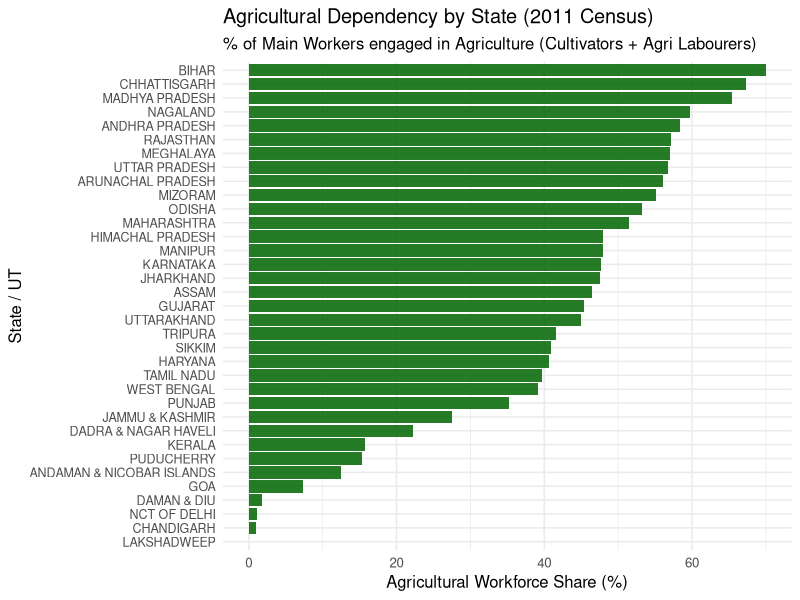
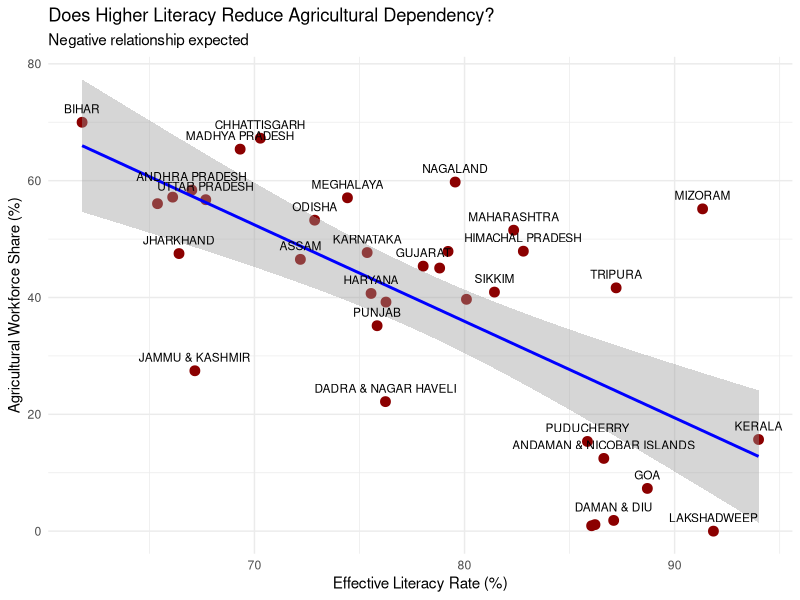

These charts were generated, in order, by the following R code:
# ============================================================================
# AGRICULTURAL DEPENDENCY PER STATE ANALYSIS
# ============================================================================

library(dplyr)
library(ggplot2)
library(tidyr)

# ----------------------------------------------------------------------------
# 1. LOAD DATA (exactly as you have)
# ----------------------------------------------------------------------------
getwd()
setwd("C:/Users/RBI1/Documents/R_Basics")
df <- read.csv("population_perSTATE.csv", check.names = FALSE)
df <- df[-c(1,2,3), ]          # remove India-level rows

# ----------------------------------------------------------------------------
# 2. CALCULATE AGRICULTURAL DEPENDENCY METRICS
# ----------------------------------------------------------------------------
df_agri <- df %>%
  filter(TRU == "Total") %>%                     # Focus on state-level total first
  mutate(
    # Direct involvement in agriculture (main workers only = stable income)
    Agri_Workers_Person = `Main Cultivator Population Person` + 
      `Main Agricultural Labourers Population Person`,
    
    # Proportion of TOTAL POPULATION directly involved in agriculture
    Agri_Population_Share = (Agri_Workers_Person / `Total Population Person`) * 100,
    
    # Standard workforce share (most common metric in literature)
    Main_Workers_Person = `Main Working Population Person`,
    Agri_Workforce_Share = (Agri_Workers_Person / Main_Workers_Person) * 100,
    
    # Effective Literacy Rate (7+ years) - for "why" analysis
    Literacy_Rate = (`Literates Population Person` / 
                       (`Total Population Person` - `Population in the age group 0-6 Person`)) * 100,
    
    # Gender-specific agricultural dependency (very insightful)
    Agri_Workers_Male = `Main Cultivator Population Male` + 
      `Main Agricultural Labourers Population Male`,
    Agri_Workers_Female = `Main Cultivator Population Female` + 
      `Main Agricultural Labourers Population Female`,
    
    Agri_Population_Share_Male = (Agri_Workers_Male / `Total Population Male`) * 100,
    Agri_Population_Share_Female = (Agri_Workers_Female / `Total Population Female`) * 100
  ) %>%
  select(Name, TRU, 
         Agri_Population_Share, Agri_Workforce_Share,
         Literacy_Rate,
         Agri_Population_Share_Male, Agri_Population_Share_Female,
         Agri_Workers_Person, `Total Population Person`,
         `Main Working Population Person`) %>%
  arrange(desc(Agri_Workforce_Share))

# ----------------------------------------------------------------------------
# 3. SUMMARY TABLE (Top & Bottom States)
# ----------------------------------------------------------------------------
cat("=== AGRICULTURAL DEPENDENCY PER STATE (Ranked) ===\n")
print(df_agri %>% 
        select(Name, Agri_Population_Share, Agri_Workforce_Share, Literacy_Rate) %>%
        head(10))   # Top 10 most agriculture-dependent

cat("\nBottom 5 (least dependent):\n")
print(df_agri %>% 
        select(Name, Agri_Population_Share, Agri_Workforce_Share, Literacy_Rate) %>%
        tail(5))

# ----------------------------------------------------------------------------
# 4. VISUALISATION 1: Bar chart of Agricultural Workforce Share
# ----------------------------------------------------------------------------
ggplot(df_agri, aes(x = reorder(Name, Agri_Workforce_Share), 
                    y = Agri_Workforce_Share)) +
  geom_bar(stat = "identity", fill = "darkgreen", alpha = 0.85) +
  coord_flip() +
  labs(title = "Agricultural Dependency by State (2011 Census)",
       subtitle = "% of Main Workers engaged in Agriculture (Cultivators + Agri Labourers)",
       x = "State / UT", 
       y = "Agricultural Workforce Share (%)") +
  theme_minimal(base_size = 12) +
  theme(axis.text.y = element_text(size = 9))

# ----------------------------------------------------------------------------
# 5. VISUALISATION 2: Scatterplot - Literacy vs Agricultural Dependency
# ----------------------------------------------------------------------------
ggplot(df_agri, aes(x = Literacy_Rate, y = Agri_Workforce_Share)) +
  geom_point(size = 3, color = "darkred") +
  geom_smooth(method = "lm", color = "blue", se = TRUE) +
  geom_text(aes(label = Name), size = 3, vjust = -1, check_overlap = TRUE) +
  labs(title = "Does Higher Literacy Reduce Agricultural Dependency?",
       subtitle = "Negative relationship expected",
       x = "Effective Literacy Rate (%)",
       y = "Agricultural Workforce Share (%)") +
  theme_minimal()

# ----------------------------------------------------------------------------
# 6. CORRELATION (the "WHY" part)
# ----------------------------------------------------------------------------
cor_test <- cor.test(df_agri$Literacy_Rate, df_agri$Agri_Workforce_Share, 
                     method = "pearson", alternative = "less")

cat("\n=== CORRELATION: Literacy vs Agricultural Dependency ===\n")
cat("Correlation coefficient (r) =", round(cor_test$estimate, 4), "\n")
cat("p-value =", round(cor_test$p.value, 4), "\n")
cat(ifelse(cor_test$p.value < 0.05, "→ Statistically significant negative relationship", 
           "→ Not significant"))

# ----------------------------------------------------------------------------
# 7. Optional: Gender Gap in Agricultural Dependency
# ----------------------------------------------------------------------------
gender_gap <- df_agri %>%
  mutate(Gender_Gap_Agri = Agri_Population_Share_Male - Agri_Population_Share_Female)

cat("\nStates with largest gender gap in agricultural population share:\n")
print(gender_gap %>% 
        select(Name, Gender_Gap_Agri) %>%
        arrange(desc(Gender_Gap_Agri)) %>% 
        head(8))
